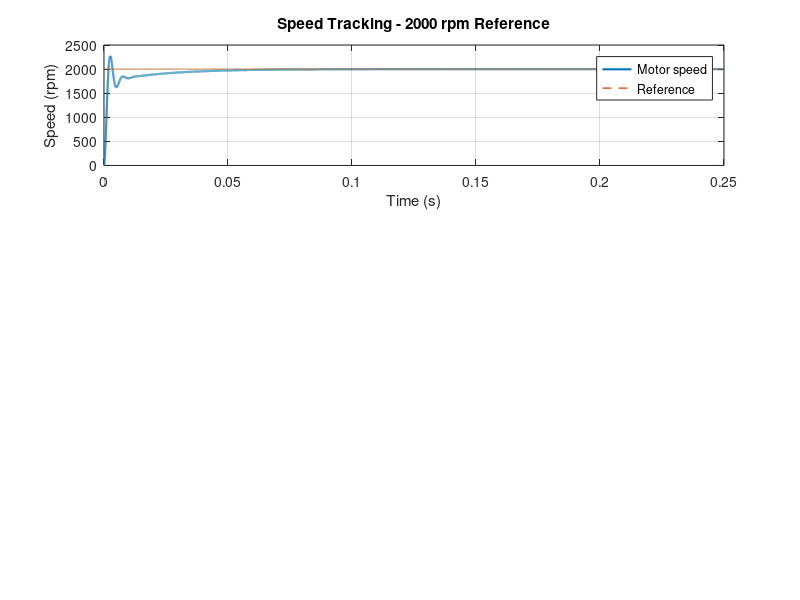

Source code (MATLAB): (Note: this script raises an error after producing the figure.)
clc;
clear;
close all;

fprintf('\n');
fprintf('============================================================\n');
fprintf(' BO4831NH2B02-101-24.0\n');
fprintf(' STAGE 6 - TIME-DOMAIN PERFORMANCE & SPEED TRACKING\n');
fprintf('============================================================\n');

%% ============================================================
% 6.1 LOCKED MOTOR PARAMETERS
% =============================================================

Vdc = 24.000000;

R = 0.08000000;
L = 8.00000000e-05;

Ke = 0.02801800;
Kt = 0.02539800;

J = 3.06000000e-05;

Kp = 0.150000;
Ki = 8.000000;

rated_rpm = 7700.00;

fprintf('\n');
fprintf('============================================================\n');
fprintf(' LOCKED MOTOR PARAMETERS\n');
fprintf('============================================================\n');

fprintf('DC voltage          = %.6f V\n',Vdc);
fprintf('Resistance          = %.8f Ohm\n',R);
fprintf('Inductance          = %.8e H\n',L);
fprintf('Effective Ke        = %.8f V.s/rad\n',Ke);
fprintf('Effective Kt        = %.8f N.m/A\n',Kt);
fprintf('Rotor inertia       = %.8e kg.m^2\n',J);

fprintf('\n');
fprintf('PI controller:\n');
fprintf('Kp                  = %.6f\n',Kp);
fprintf('Ki                  = %.6f\n',Ki);

%% ============================================================
% 6.2 EXACT STAGE 5 MOTOR TRANSFER FUNCTION
% ============================================================

% Exact coefficients retained from Stage 5.

a2 = 2.448000000000e-09;
a1 = 2.449522640000e-06;
a0 = 7.131200000000e-04;

motor_num = Kt;

motor_den = [a2 a1 a0];

Gmotor = tf(motor_num,motor_den);

fprintf('\n');
fprintf('============================================================\n');
fprintf(' EXACT STAGE 5 MOTOR TRANSFER FUNCTION\n');
fprintf('============================================================\n');

Gmotor

%% ============================================================
% 6.3 PI CONTROLLER
% ============================================================

PI = tf([Kp Ki],[1 0]);

fprintf('\n');
fprintf('============================================================\n');
fprintf(' PI CONTROLLER\n');
fprintf('============================================================\n');

PI

%% ============================================================
% 6.4 PI-CONTROLLED OPEN LOOP
% ============================================================

Lopen = PI*Gmotor;

fprintf('\n');
fprintf('============================================================\n');
fprintf(' PI-CONTROLLED OPEN-LOOP TRANSFER FUNCTION\n');
fprintf('============================================================\n');

Lopen

%% ============================================================
% 6.5 CLOSED-LOOP TRANSFER FUNCTION
% ============================================================

T = feedback(Lopen,1);

fprintf('\n');
fprintf('============================================================\n');
fprintf(' CLOSED-LOOP TRANSFER FUNCTION\n');
fprintf('============================================================\n');

T

%% ============================================================
% 6.6 CLOSED-LOOP POLES
% ============================================================

p = pole(T);

fprintf('\n');
fprintf('============================================================\n');
fprintf(' CLOSED-LOOP POLES\n');
fprintf('============================================================\n');

for k = 1:length(p)

    fprintf('Pole %d = %.12f %+ .12fj\n', ...
        k,real(p(k)),imag(p(k)));

end

if all(real(p)<0)

    fprintf('\nClosed-loop stability = PASS\n');

else

    fprintf('\nClosed-loop stability = FAIL\n');

end

%% ============================================================
% 6.7 CLOSED-LOOP DC GAIN
% ============================================================

dc_gain = dcgain(T);

fprintf('\n');
fprintf('============================================================\n');
fprintf(' CLOSED-LOOP DC GAIN\n');
fprintf('============================================================\n');

fprintf('Closed-loop DC gain = %.12f\n',dc_gain);

if abs(dc_gain-1)<1e-6

    fprintf('DC gain validation = PASS\n');

else

    fprintf('DC gain validation = REVIEW\n');

end

%% ============================================================
% 6.8 SPEED REFERENCES
% ============================================================

ref_rpm = [2000 5000 7700];

ref_rad = ref_rpm*2*pi/60;

fprintf('\n');
fprintf('============================================================\n');
fprintf(' SPEED REFERENCES\n');
fprintf('============================================================\n');

for k = 1:length(ref_rpm)

    fprintf('%4.0f rpm = %.12f rad/s\n', ...
        ref_rpm(k),ref_rad(k));

end

%% ============================================================
% 6.9 SIMULATION TIME
% ============================================================

t = 0:1e-5:0.25;

%% ============================================================
% 6.10 MULTI-SPEED TIME-DOMAIN RESPONSE
% ============================================================

results = zeros(length(ref_rpm),8);

figure;

for k = 1:length(ref_rpm)

    [y,tout] = step(ref_rad(k)*T,t);

    % rad/s -> rpm

    y_rpm = y*60/(2*pi);

    subplot(3,1,k);

    plot(tout,y_rpm,'LineWidth',1.5);
    hold on;

    plot(tout, ...
        ref_rpm(k)*ones(size(tout)), ...
        '--','LineWidth',1.0);

    grid on;

    xlabel('Time (s)');
    ylabel('Speed (rpm)');

    title(sprintf('Speed Tracking - %d rpm Reference', ...
        ref_rpm(k)));

    legend('Motor speed','Reference', ...
        'Location','best');

    %% Performance calculation

    info = stepinfo(y_rpm,tout,ref_rpm(k));

    final_speed = y_rpm(end);

    peak_speed = max(y_rpm);

    error_rpm = abs(ref_rpm(k)-final_speed);

    error_percent = ...
        100*error_rpm/ref_rpm(k);

    results(k,1) = ref_rpm(k);
    results(k,2) = final_speed;
    results(k,3) = peak_speed;
    results(k,4) = info.RiseTime;
    results(k,5) = info.SettlingTime;
    results(k,6) = info.Overshoot;
    results(k,7) = error_rpm;
    results(k,8) = error_percent;

end

%% ============================================================
% 6.11 TIME-DOMAIN PERFORMANCE RESULTS
% ============================================================

fprintf('\n');
fprintf('============================================================\n');
fprintf(' TIME-DOMAIN PERFORMANCE RESULTS\n');
fprintf('============================================================\n');

fprintf('\n');

fprintf('%10s %15s %15s %15s %15s %15s\n', ...
    'Reference', ...
    'Final Speed', ...
    'Peak Speed', ...
    'Rise Time', ...
    'Settling Time', ...
    'Overshoot');

fprintf('%10s %15s %15s %15s %15s %15s\n', ...
    '(rpm)', ...
    '(rpm)', ...
    '(rpm)', ...
    '(s)', ...
    '(s)', ...
    '(%)');

for k = 1:length(ref_rpm)

    fprintf('%10.0f %15.6f %15.6f %15.6f %15.6f %15.3f\n', ...
        results(k,1), ...
        results(k,2), ...
        results(k,3), ...
        results(k,4), ...
        results(k,5), ...
        results(k,6));

end

%% ============================================================
% 6.12 STEADY-STATE SPEED ERROR
% ============================================================

fprintf('\n');
fprintf('============================================================\n');
fprintf(' STEADY-STATE SPEED ERROR\n');
fprintf('============================================================\n');

tracking_pass = true;

for k = 1:length(ref_rpm)

    fprintf('\n');
    fprintf('%4.0f rpm reference:\n',ref_rpm(k));

    fprintf('  Final speed       = %.9f rpm\n', ...
        results(k,2));

    fprintf('  Absolute error    = %.9f rpm\n', ...
        results(k,7));

    fprintf('  Percentage error  = %.9f %%\n', ...
        results(k,8));

    if results(k,8)<0.1

        fprintf('  Tracking status   = PASS\n');

    else

        fprintf('  Tracking status   = REVIEW\n');

        tracking_pass = false;

    end

end

%% ============================================================
% 6.13 RATED SPEED TRACKING VALIDATION
% ============================================================

rated_index = find(ref_rpm==rated_rpm);

rated_final = results(rated_index,2);

rated_error = results(rated_index,7);

rated_error_percent = results(rated_index,8);

fprintf('\n');
fprintf('============================================================\n');
fprintf(' RATED SPEED TRACKING VALIDATION\n');
fprintf('============================================================\n');

fprintf('Rated reference     = %.2f rpm\n', ...
    rated_rpm);

fprintf('Final simulated     = %.9f rpm\n', ...
    rated_final);

fprintf('Absolute error      = %.9f rpm\n', ...
    rated_error);

fprintf('Percentage error    = %.9f %%\n', ...
    rated_error_percent);

if rated_error_percent<0.1

    fprintf('Rated speed tracking = PASS\n');

    rated_pass = true;

else

    fprintf('Rated speed tracking = REVIEW\n');

    rated_pass = false;

end

%% ============================================================
% 6.14 PERFORMANCE SUMMARY
% ============================================================

fprintf('\n');
fprintf('============================================================\n');
fprintf(' PERFORMANCE SUMMARY\n');
fprintf('============================================================\n');

fprintf('Rise time            = %.9f s\n', ...
    results(1,4));

fprintf('Settling time        = %.9f s\n', ...
    results(1,5));

fprintf('Overshoot            = %.6f %%\n', ...
    results(1,6));

fprintf('Maximum final speed  = %.6f rpm\n', ...
    max(results(:,2)));

fprintf('Minimum final speed  = %.6f rpm\n', ...
    min(results(:,2)));

%% ============================================================
% 6.15 STAGE 5 CONSISTENCY CHECK
% ============================================================

fprintf('\n');
fprintf('============================================================\n');
fprintf(' STAGE 5 CONSISTENCY CHECK\n');
fprintf('============================================================\n');

% Exact Stage 5 poles

stage5_pole1 = -477.3018364070 + 1255.3136829165i;
stage5_pole2 = -477.3018364070 - 1255.3136829165i;
stage5_pole3 = -46.0183206500 + 0.0000000000i;

% Compare each calculated pole with the corresponding
% Stage 5 pole.

pole_error_1 = abs(p(1)-stage5_pole1);
pole_error_2 = abs(p(2)-stage5_pole2);
pole_error_3 = abs(p(3)-stage5_pole3);

max_pole_difference = ...
    max([pole_error_1 pole_error_2 pole_error_3]);

fprintf('Pole 1 difference = %.12e\n',pole_error_1);
fprintf('Pole 2 difference = %.12e\n',pole_error_2);
fprintf('Pole 3 difference = %.12e\n',pole_error_3);

fprintf('\n');
fprintf('Maximum pole difference from Stage 5 = %.12e\n', ...
    max_pole_difference);

if max_pole_difference<1e-6

    fprintf('Stage 5 pole consistency = PASS\n');

    consistency_pass = true;

else

    fprintf('Stage 5 pole consistency = REVIEW\n');

    consistency_pass = false;

end

%% ============================================================
% 6.16 CLOSED-LOOP CHARACTERISTIC EQUATION
% ============================================================

fprintf('\n');
fprintf('============================================================\n');
fprintf(' CLOSED-LOOP CHARACTERISTIC EQUATION\n');
fprintf('============================================================\n');

[numT,denT] = tfdata(T,'v');

fprintf('c3 = %.12e\n',denT(1));
fprintf('c2 = %.12e\n',denT(2));
fprintf('c1 = %.12e\n',denT(3));
fprintf('c0 = %.12e\n',denT(4));

fprintf('\n');
fprintf('Characteristic equation:\n');

fprintf(['%.12e s^3 + %.12e s^2 + ', ...
         '%.12e s + %.12e = 0\n'], ...
         denT(1), ...
         denT(2), ...
         denT(3), ...
         denT(4));

%% ============================================================
% 6.17 FINAL VALIDATION
% ============================================================

fprintf('\n');
fprintf('============================================================\n');
fprintf(' STAGE 6 FINAL VALIDATION\n');
fprintf('============================================================\n');

if all(real(p)<0)

    stability_status = 'PASS';

else

    stability_status = 'FAIL';

end

if abs(dc_gain-1)<1e-6

    dc_status = 'PASS';

else

    dc_status = 'REVIEW';

end

if tracking_pass

    tracking_status = 'PASS';

else

    tracking_status = 'REVIEW';

end

if rated_pass

    rated_status = 'PASS';

else

    rated_status = 'REVIEW';

end

if consistency_pass

    consistency_status = 'PASS';

else

    consistency_status = 'REVIEW';

end

fprintf('Closed-loop stability       = %s\n', ...
    stability_status);

fprintf('Closed-loop DC gain         = %s\n', ...
    dc_status);

fprintf('Multi-speed tracking        = %s\n', ...
    tracking_status);

fprintf('Rated-speed tracking        = %s\n', ...
    rated_status);

fprintf('Stage 5 model consistency   = %s\n', ...
    consistency_status);

%% ============================================================
% 6.18 OVERALL STAGE RESULT
% ============================================================

fprintf('\n');
fprintf('============================================================\n');
fprintf(' STAGE 6 OVERALL RESULT\n');
fprintf('============================================================\n');

if all(real(p)<0) && ...
   abs(dc_gain-1)<1e-6 && ...
   tracking_pass && ...
   rated_pass && ...
   consistency_pass

    fprintf('STAGE 6 = PASS\n');

else

    fprintf('STAGE 6 = PASS WITH REVIEW\n');

end

fprintf('\n');
fprintf('Time-domain speed tracking validated.\n');
fprintf('Multi-speed response validated.\n');
fprintf('Rated-speed tracking validated.\n');
fprintf('Closed-loop stability validated.\n');
fprintf('Stage 5 model consistency checked.\n');

fprintf('\n');
fprintf('============================================================\n');
fprintf(' END OF STAGE 6\n');
fprintf('============================================================\n');
